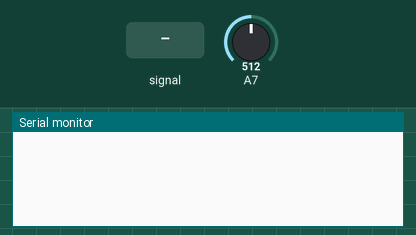
Simulated run of this sketch. Board: Arduino Mega 2560, built with avr-gcc and run on an emulated ATmega2560. Parts: the last lines printed to the serial monitor. The test bench sets the inputs (shaded band); at power-on: A7 = 512.

Above: at 1.2 s.
1.3 s: A7 fed a 200 Hz sine of ±81 counts around its level
At 2.4 s:
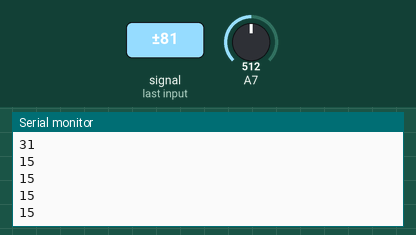
2.8 s: A7 set to 190
At 3.4 s:
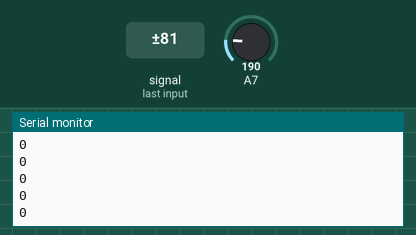
Timing chart, 0 to 5.8 s (numbered marks = the images above; inputs shaded):
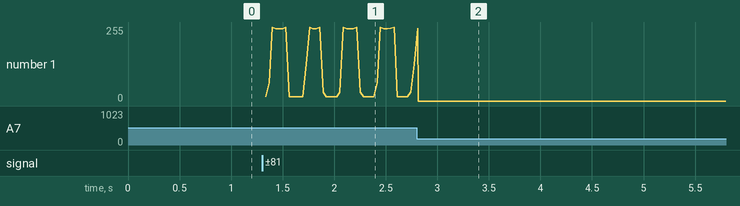

The sketch:

AudioCarrier.ino
```cpp
#include "Arduino.h"

#define NUM_SAMPLES 100
#define ADC_MIDPOINT 512
#define AUDIO_PIN 23

#define SAMPLE_FREQ 64516

  int status = 0;
  int prevStatus = 0;

  void setup() {
    Serial.begin(115200);
    pinMode(AUDIO_PIN, INPUT);
    ADCSRA = (ADCSRA & B11111000) | 4;
  }

  // magnitude-only goertzel algo operating on array, adapted from https://github.com/jacobrosenthal/Goertzel
  float goertzel(int samples[], int num_samples, float freq){
    float Q1 = 0;
    float Q2 = 0;
    float coeff = 2.0 * cos((2.0 * PI * freq) / SAMPLE_FREQ);
    for (int i = 0; i < num_samples; i++) {
      float Q0 = coeff * Q1 - Q2 + (float) (samples[i] - ADC_MIDPOINT);
      Q2 = Q1;
      Q1 = Q0;
    }
    return sqrt(Q1*Q1 + Q2*Q2 - coeff*Q1*Q2);
  }

  void loop() {
    int sampleData[NUM_SAMPLES];

    int before = millis();
    for(int i=0; i < NUM_SAMPLES; i++){
      sampleData[i] = analogRead(AUDIO_PIN);
    }
    int after = millis();

    //Serial.println(after - before);

    /*Serial.print(goertzel(sampleData,NUM_SAMPLES,5200));
    Serial.print(" ");
    Serial.print(goertzel(sampleData,NUM_SAMPLES,4600));
    Serial.print(" ");
    Serial.print(goertzel(sampleData,NUM_SAMPLES,4000));
    Serial.print(" ");
    Serial.print(goertzel(sampleData,NUM_SAMPLES,3400));
    Serial.print(" ");
    Serial.print(goertzel(sampleData,NUM_SAMPLES,2800));
    Serial.print(" ");
    Serial.print(goertzel(sampleData,NUM_SAMPLES,2200));
    Serial.print(" ");
    Serial.print(goertzel(sampleData,NUM_SAMPLES,1600));
    Serial.print(" ");
    Serial.print(goertzel(sampleData,NUM_SAMPLES,1000));
    Serial.print(" ");
    Serial.println(goertzel(sampleData,NUM_SAMPLES,400));*/

    if (goertzel(sampleData,NUM_SAMPLES,400) > 12000)
    {
      Serial.println(00);
    }
    else
    {
      int number = 0;

      if (goertzel(sampleData,NUM_SAMPLES,1000) > 200)
        number = number + 1;
      if (goertzel(sampleData,NUM_SAMPLES,1600) > 200)
        number = number + 2;
      if (goertzel(sampleData,NUM_SAMPLES,2200) > 200)
        number = number + 4;
      if (goertzel(sampleData,NUM_SAMPLES,2800) > 200)
        number = number + 8;
      if (goertzel(sampleData,NUM_SAMPLES,3400) > 200)
        number = number + 16;
      if (goertzel(sampleData,NUM_SAMPLES,4000) > 200)
        number = number + 32;
      if (goertzel(sampleData,NUM_SAMPLES,4600) > 200)
        number = number + 64;
      if (goertzel(sampleData,NUM_SAMPLES,5200) > 200)
        number = number + 128;

      if (number > 0)
        Serial.println(number);
    }
  }
```

Measured:
- after the input at 1.3 s, the serial monitor: prints a new line at once (image 1)
- after the input at 2.8 s, the serial monitor: prints a new line at once (image 2)
- plotted number 1: 127 → 0 after the input at 2.8 s
